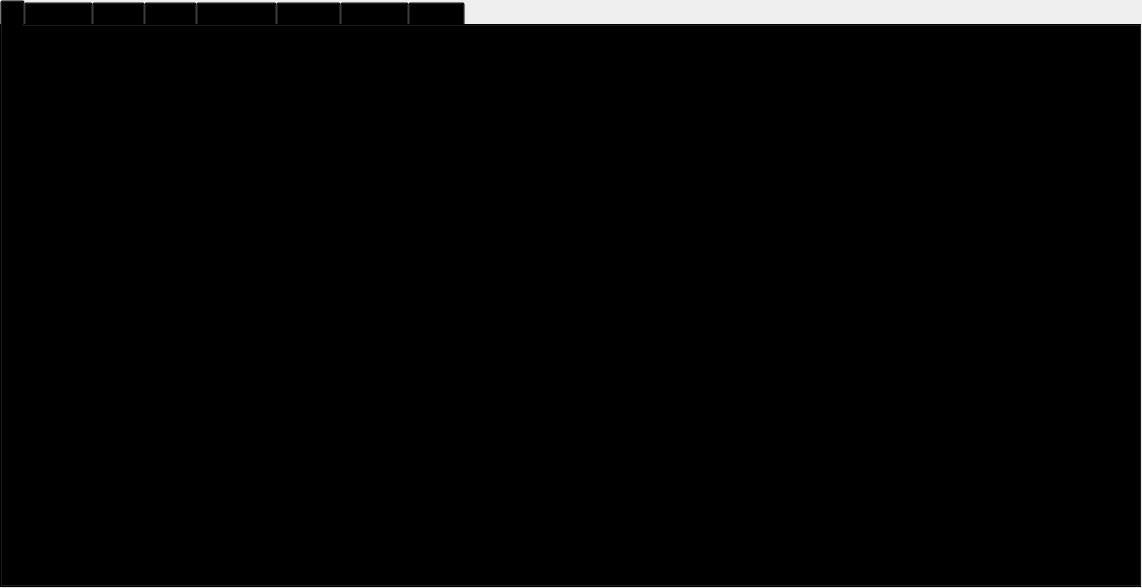
<?xml version="1.0" encoding="UTF-8"?>
<ui version="4.0">
 <class>MainWindow</class>
 <widget class="QMainWindow" name="MainWindow">
  <property name="geometry">
   <rect>
    <x>0</x>
    <y>0</y>
    <width>1142</width>
    <height>588</height>
   </rect>
  </property>
  <property name="palette">
   <palette>
    <active/>
    <inactive/>
    <disabled/>
   </palette>
  </property>
  <property name="windowTitle">
   <string>QuESt ProGRESS</string>
  </property>
  <property name="styleSheet">
   <string notr="true"/>
  </property>
  <widget class="QWidget" name="centralwidget">
   <property name="styleSheet">
    <string notr="true"/>
   </property>
   <layout class="QVBoxLayout" name="verticalLayout_5">
    <property name="spacing">
     <number>0</number>
    </property>
    <property name="leftMargin">
     <number>0</number>
    </property>
    <property name="topMargin">
     <number>0</number>
    </property>
    <property name="rightMargin">
     <number>0</number>
    </property>
    <property name="bottomMargin">
     <number>0</number>
    </property>
    <item>
     <widget class="QStackedWidget" name="stackedWidget">
      <property name="palette">
       <palette>
        <active>
         <colorrole role="Button">
          <brush brushstyle="SolidPattern">
           <color alpha="0">
            <red>0</red>
            <green>0</green>
            <blue>0</blue>
           </color>
          </brush>
         </colorrole>
         <colorrole role="Base">
          <brush brushstyle="SolidPattern">
           <color alpha="0">
            <red>0</red>
            <green>0</green>
            <blue>0</blue>
           </color>
          </brush>
         </colorrole>
         <colorrole role="Window">
          <brush brushstyle="SolidPattern">
           <color alpha="0">
            <red>0</red>
            <green>0</green>
            <blue>0</blue>
           </color>
          </brush>
         </colorrole>
        </active>
        <inactive>
         <colorrole role="Button">
          <brush brushstyle="SolidPattern">
           <color alpha="0">
            <red>0</red>
            <green>0</green>
            <blue>0</blue>
           </color>
          </brush>
         </colorrole>
         <colorrole role="Base">
          <brush brushstyle="SolidPattern">
           <color alpha="0">
            <red>0</red>
            <green>0</green>
            <blue>0</blue>
           </color>
          </brush>
         </colorrole>
         <colorrole role="Window">
          <brush brushstyle="SolidPattern">
           <color alpha="0">
            <red>0</red>
            <green>0</green>
            <blue>0</blue>
           </color>
          </brush>
         </colorrole>
        </inactive>
        <disabled>
         <colorrole role="Button">
          <brush brushstyle="SolidPattern">
           <color alpha="0">
            <red>0</red>
            <green>0</green>
            <blue>0</blue>
           </color>
          </brush>
         </colorrole>
         <colorrole role="Base">
          <brush brushstyle="SolidPattern">
           <color alpha="0">
            <red>0</red>
            <green>0</green>
            <blue>0</blue>
           </color>
          </brush>
         </colorrole>
         <colorrole role="Window">
          <brush brushstyle="SolidPattern">
           <color alpha="0">
            <red>0</red>
            <green>0</green>
            <blue>0</blue>
           </color>
          </brush>
         </colorrole>
        </disabled>
       </palette>
      </property>
      <property name="styleSheet">
       <string notr="true"/>
      </property>
      <property name="currentIndex">
       <number>1</number>
      </property>
      <widget class="QWidget" name="page">
       <property name="styleSheet">
        <string notr="true"/>
       </property>
      </widget>
      <widget class="QWidget" name="page_2">
       <property name="styleSheet">
        <string notr="true"/>
       </property>
       <layout class="QGridLayout" name="gridLayout_3">
        <property name="leftMargin">
         <number>0</number>
        </property>
        <property name="topMargin">
         <number>0</number>
        </property>
        <property name="rightMargin">
         <number>0</number>
        </property>
        <property name="bottomMargin">
         <number>0</number>
        </property>
        <item row="0" column="0">
         <widget class="QTabWidget" name="tabWidget">
          <property name="styleSheet">
           <string notr="true"/>
          </property>
          <property name="tabPosition">
           <enum>QTabWidget::TabPosition::North</enum>
          </property>
          <property name="currentIndex">
           <number>0</number>
          </property>
          <property name="iconSize">
           <size>
            <width>100</width>
            <height>32</height>
           </size>
          </property>
          <property name="elideMode">
           <enum>Qt::TextElideMode::ElideNone</enum>
          </property>
          <property name="movable">
           <bool>false</bool>
          </property>
          <property name="tabBarAutoHide">
           <bool>false</bool>
          </property>
          <widget class="QWidget" name="tab_7">
           <property name="styleSheet">
            <string notr="true"/>
           </property>
           <attribute name="icon">
            <iconset resource="../../resources.qrc">
             <normaloff>:/logos/Images/logos/progress_transparent_alt.png</normaloff>:/logos/Images/logos/progress_transparent_alt.png</iconset>
           </attribute>
           <attribute name="title">
            <string/>
           </attribute>
           <layout class="QVBoxLayout" name="verticalLayout_7">
            <property name="spacing">
             <number>0</number>
            </property>
            <property name="leftMargin">
             <number>0</number>
            </property>
            <property name="topMargin">
             <number>0</number>
            </property>
            <property name="rightMargin">
             <number>0</number>
            </property>
            <property name="bottomMargin">
             <number>20</number>
            </property>
           </layout>
          </widget>
          <widget class="QWidget" name="api_tab">
           <property name="styleSheet">
            <string notr="true"/>
           </property>
           <attribute name="title">
            <string>API Key</string>
           </attribute>
           <layout class="QVBoxLayout" name="verticalLayout_11">
            <property name="leftMargin">
             <number>0</number>
            </property>
            <property name="topMargin">
             <number>0</number>
            </property>
            <property name="rightMargin">
             <number>0</number>
            </property>
            <property name="bottomMargin">
             <number>0</number>
            </property>
           </layout>
          </widget>
          <widget class="QWidget" name="solar_tab">
           <property name="styleSheet">
            <string notr="true"/>
           </property>
           <attribute name="title">
            <string>Solar</string>
           </attribute>
           <layout class="QGridLayout" name="gridLayout_2">
            <property name="leftMargin">
             <number>0</number>
            </property>
            <property name="topMargin">
             <number>0</number>
            </property>
            <property name="rightMargin">
             <number>0</number>
            </property>
            <property name="bottomMargin">
             <number>0</number>
            </property>
            <item row="0" column="0">
             <layout class="QVBoxLayout" name="verticalLayout"/>
            </item>
           </layout>
          </widget>
          <widget class="QWidget" name="wind_tab">
           <property name="styleSheet">
            <string notr="true"/>
           </property>
           <attribute name="title">
            <string>Wind</string>
           </attribute>
           <layout class="QGridLayout" name="gridLayout_14">
            <property name="leftMargin">
             <number>0</number>
            </property>
            <property name="topMargin">
             <number>0</number>
            </property>
            <property name="rightMargin">
             <number>0</number>
            </property>
            <property name="bottomMargin">
             <number>0</number>
            </property>
            <item row="0" column="0">
             <layout class="QVBoxLayout" name="verticalLayout_2"/>
            </item>
           </layout>
          </widget>
          <widget class="QWidget" name="sim_tab">
           <property name="styleSheet">
            <string notr="true"/>
           </property>
           <attribute name="title">
            <string>Simulation</string>
           </attribute>
           <layout class="QVBoxLayout" name="verticalLayout_10">
            <property name="spacing">
             <number>0</number>
            </property>
            <property name="leftMargin">
             <number>0</number>
            </property>
            <property name="topMargin">
             <number>0</number>
            </property>
            <property name="rightMargin">
             <number>0</number>
            </property>
            <property name="bottomMargin">
             <number>0</number>
            </property>
           </layout>
          </widget>
          <widget class="QWidget" name="results_tab">
           <property name="styleSheet">
            <string notr="true"/>
           </property>
           <attribute name="title">
            <string>Results</string>
           </attribute>
           <layout class="QVBoxLayout" name="verticalLayout_3">
            <property name="leftMargin">
             <number>0</number>
            </property>
            <property name="topMargin">
             <number>0</number>
            </property>
            <property name="rightMargin">
             <number>0</number>
            </property>
            <property name="bottomMargin">
             <number>0</number>
            </property>
           </layout>
          </widget>
          <widget class="QWidget" name="tab">
           <attribute name="title">
            <string>Themes</string>
           </attribute>
           <layout class="QHBoxLayout" name="horizontalLayout" stretch="0,1">
            <property name="spacing">
             <number>25</number>
            </property>
            <property name="leftMargin">
             <number>9</number>
            </property>
            <property name="topMargin">
             <number>9</number>
            </property>
            <property name="rightMargin">
             <number>9</number>
            </property>
            <property name="bottomMargin">
             <number>9</number>
            </property>
            <item>
             <widget class="QFrame" name="theme_frame">
              <property name="frameShape">
               <enum>QFrame::Shape::NoFrame</enum>
              </property>
              <property name="frameShadow">
               <enum>QFrame::Shadow::Raised</enum>
              </property>
              <layout class="QVBoxLayout" name="verticalLayout_6">
               <property name="leftMargin">
                <number>0</number>
               </property>
               <property name="topMargin">
                <number>0</number>
               </property>
               <property name="rightMargin">
                <number>0</number>
               </property>
               <property name="bottomMargin">
                <number>0</number>
               </property>
               <item alignment="Qt::AlignmentFlag::AlignVCenter">
                <widget class="QLabel" name="theme_label">
                 <property name="text">
                  <string>Display Options</string>
                 </property>
                </widget>
               </item>
              </layout>
             </widget>
            </item>
            <item>
             <widget class="QFrame" name="frame_2">
              <property name="frameShape">
               <enum>QFrame::Shape::NoFrame</enum>
              </property>
              <property name="frameShadow">
               <enum>QFrame::Shadow::Raised</enum>
              </property>
              <layout class="QVBoxLayout" name="verticalLayout_4">
               <property name="spacing">
                <number>25</number>
               </property>
               <property name="leftMargin">
                <number>0</number>
               </property>
               <property name="topMargin">
                <number>0</number>
               </property>
               <property name="rightMargin">
                <number>0</number>
               </property>
               <property name="bottomMargin">
                <number>0</number>
               </property>
               <item>
                <widget class="QPushButton" name="light_button">
                 <property name="text">
                  <string>Light Mode</string>
                 </property>
                 <property name="checkable">
                  <bool>true</bool>
                 </property>
                 <property name="checked">
                  <bool>true</bool>
                 </property>
                 <property name="autoExclusive">
                  <bool>true</bool>
                 </property>
                </widget>
               </item>
               <item>
                <widget class="QPushButton" name="dark_button">
                 <property name="text">
                  <string>Dark Mode</string>
                 </property>
                 <property name="checkable">
                  <bool>true</bool>
                 </property>
                 <property name="autoExclusive">
                  <bool>true</bool>
                 </property>
                </widget>
               </item>
              </layout>
             </widget>
            </item>
           </layout>
          </widget>
          <widget class="QWidget" name="about_tab">
           <property name="styleSheet">
            <string notr="true"/>
           </property>
           <attribute name="title">
            <string>About</string>
           </attribute>
           <layout class="QVBoxLayout" name="verticalLayout_63">
            <property name="leftMargin">
             <number>0</number>
            </property>
            <property name="topMargin">
             <number>0</number>
            </property>
            <property name="rightMargin">
             <number>0</number>
            </property>
            <property name="bottomMargin">
             <number>0</number>
            </property>
           </layout>
          </widget>
         </widget>
        </item>
       </layout>
      </widget>
      <widget class="QWidget" name="widget">
       <property name="styleSheet">
        <string notr="true"/>
       </property>
       <layout class="QGridLayout" name="gridLayout_13">
        <property name="rightMargin">
         <number>7</number>
        </property>
       </layout>
      </widget>
     </widget>
    </item>
   </layout>
  </widget>
  <action name="actionInfo">
   <property name="text">
    <string>Documentation  </string>
   </property>
  </action>
  <action name="actionOptions">
   <property name="text">
    <string>Options</string>
   </property>
  </action>
  <action name="actionMore_Info">
   <property name="text">
    <string>More Info</string>
   </property>
  </action>
  <action name="actionContact">
   <property name="text">
    <string>Contact</string>
   </property>
  </action>
  <action name="actionFAQ">
   <property name="text">
    <string>FAQ</string>
   </property>
  </action>
  <action name="actionAnything">
   <property name="text">
    <string>Anything</string>
   </property>
  </action>
  <action name="actionHome_Page">
   <property name="text">
    <string>Home Page</string>
   </property>
  </action>
 </widget>
 <resources>
  <include location="../../resources.qrc"/>
 </resources>
 <connections/>
</ui>
